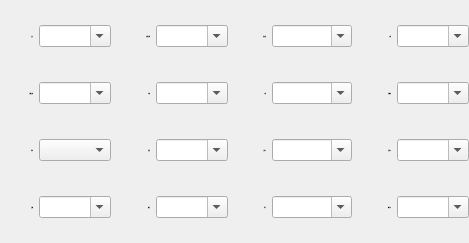
     <widget class="QWidget" name="widget_1" native="true">
      <property name="minimumSize">
       <size>
        <width>469</width>
        <height>49</height>
       </size>
      </property>
      <property name="maximumSize">
       <size>
        <width>2000</width>
        <height>600</height>
       </size>
      </property>
      <property name="font">
       <font>
        <weight>50</weight>
        <italic>false</italic>
        <bold>false</bold>
        <kerning>false</kerning>
       </font>
      </property>
      <layout class="QGridLayout" name="gridLayout_2">
       <property name="leftMargin">
        <number>0</number>
       </property>
       <property name="topMargin">
        <number>25</number>
       </property>
       <property name="rightMargin">
        <number>0</number>
       </property>
       <property name="bottomMargin">
        <number>25</number>
       </property>
       <property name="verticalSpacing">
        <number>35</number>
       </property>
       <item row="0" column="7" colspan="2">
        <widget class="QComboBox" name="GYS_comboBox">
         <property name="sizePolicy">
          <sizepolicy hsizetype="Preferred" vsizetype="Preferred">
           <horstretch>0</horstretch>
           <verstretch>0</verstretch>
          </sizepolicy>
         </property>
         <property name="minimumSize">
          <size>
           <width>80</width>
           <height>0</height>
          </size>
         </property>
         <property name="maximumSize">
          <size>
           <width>16777215</width>
           <height>60</height>
          </size>
         </property>
         <property name="styleSheet">
          <string notr="true">font-size:16px &quot;宋体&quot;;</string>
         </property>
         <property name="editable">
          <bool>true</bool>
         </property>
        </widget>
       </item>
       <item row="0" column="9">
        <widget class="QLabel" name="label_23">
         <property name="font">
          <font>
           <family>楷体</family>
           <pointsize>-1</pointsize>
           <weight>50</weight>
           <italic>false</italic>
           <bold>false</bold>
           <kerning>false</kerning>
          </font>
         </property>
         <property name="styleSheet">
          <string notr="true"> font-size:20px,&quot;楷体&quot;;</string>
         </property>
         <property name="text">
          <string>大类</string>
         </property>
         <property name="alignment">
          <set>Qt::AlignRight|Qt::AlignTrailing|Qt::AlignVCenter</set>
         </property>
        </widget>
       </item>
       <item row="3" column="7" colspan="2">
        <widget class="QComboBox" name="JJ_comboBox">
         <property name="sizePolicy">
          <sizepolicy hsizetype="Preferred" vsizetype="Preferred">
           <horstretch>0</horstretch>
           <verstretch>0</verstretch>
          </sizepolicy>
         </property>
         <property name="maximumSize">
          <size>
           <width>16777215</width>
           <height>60</height>
          </size>
         </property>
         <property name="styleSheet">
          <string notr="true">font-size:16px &quot;宋体&quot;;</string>
         </property>
         <property name="editable">
          <bool>true</bool>
         </property>
        </widget>
       </item>
       <item row="1" column="7" colspan="2">
        <widget class="QComboBox" name="XL_comboBox">
         <property name="sizePolicy">
          <sizepolicy hsizetype="Preferred" vsizetype="Preferred">
           <horstretch>0</horstretch>
           <verstretch>0</verstretch>
          </sizepolicy>
         </property>
         <property name="maximumSize">
          <size>
           <width>16777215</width>
           <height>60</height>
          </size>
         </property>
         <property name="styleSheet">
          <string notr="true">font-size:16px &quot;宋体&quot;;</string>
         </property>
         <property name="editable">
          <bool>true</bool>
         </property>
        </widget>
       </item>
       <item row="0" column="6">
        <widget class="QLabel" name="label_16">
         <property name="font">
          <font>
           <family>楷体</family>
           <pointsize>-1</pointsize>
           <weight>50</weight>
           <italic>false</italic>
           <bold>false</bold>
           <kerning>true</kerning>
          </font>
         </property>
         <property name="styleSheet">
          <string notr="true"> font-size:20px,&quot;楷体&quot;;</string>
         </property>
         <property name="text">
          <string>供应商</string>
         </property>
         <property name="alignment">
          <set>Qt::AlignRight|Qt::AlignTrailing|Qt::AlignVCenter</set>
         </property>
        </widget>
       </item>
       <item row="2" column="7" colspan="2">
        <widget class="QComboBox" name="ZTJ_comboBox">
         <property name="sizePolicy">
          <sizepolicy hsizetype="Preferred" vsizetype="Preferred">
           <horstretch>0</horstretch>
           <verstretch>0</verstretch>
          </sizepolicy>
         </property>
         <property name="maximumSize">
          <size>
           <width>16777215</width>
           <height>60</height>
          </size>
         </property>
         <property name="styleSheet">
          <string notr="true">font-size:16px &quot;宋体&quot;;</string>
         </property>
         <property name="editable">
          <bool>true</bool>
         </property>
        </widget>
       </item>
       <item row="3" column="6">
        <widget class="QLabel" name="label_19">
         <property name="font">
          <font>
           <family>楷体</family>
           <pointsize>-1</pointsize>
           <weight>50</weight>
           <italic>false</italic>
           <bold>false</bold>
           <kerning>false</kerning>
          </font>
         </property>
         <property name="styleSheet">
          <string notr="true"> font-size:20px,&quot;楷体&quot;;</string>
         </property>
         <property name="text">
          <string>季节</string>
         </property>
         <property name="alignment">
          <set>Qt::AlignRight|Qt::AlignTrailing|Qt::AlignVCenter</set>
         </property>
        </widget>
       </item>
       <item row="1" column="6">
        <widget class="QLabel" name="label_17">
         <property name="font">
          <font>
           <family>楷体</family>
           <pointsize>-1</pointsize>
           <weight>50</weight>
           <italic>false</italic>
           <bold>false</bold>
           <kerning>false</kerning>
          </font>
         </property>
         <property name="styleSheet">
          <string notr="true"> font-size:20px,&quot;楷体&quot;;</string>
         </property>
         <property name="text">
          <string>小类</string>
         </property>
         <property name="alignment">
          <set>Qt::AlignRight|Qt::AlignTrailing|Qt::AlignVCenter</set>
         </property>
        </widget>
       </item>
       <item row="1" column="3">
        <widget class="QLabel" name="label_10">
         <property name="font">
          <font>
           <family>楷体</family>
           <pointsize>-1</pointsize>
           <weight>50</weight>
           <italic>false</italic>
           <bold>false</bold>
           <kerning>false</kerning>
          </font>
         </property>
         <property name="styleSheet">
          <string notr="true"> font-size:20px,&quot;楷体&quot;;</string>
         </property>
         <property name="text">
          <string>中类</string>
         </property>
         <property name="alignment">
          <set>Qt::AlignRight|Qt::AlignTrailing|Qt::AlignVCenter</set>
         </property>
        </widget>
       </item>
       <item row="2" column="4" colspan="2">
        <widget class="QComboBox" name="XB_comboBox">
         <property name="sizePolicy">
          <sizepolicy hsizetype="Preferred" vsizetype="Preferred">
           <horstretch>0</horstretch>
           <verstretch>0</verstretch>
          </sizepolicy>
         </property>
         <property name="maximumSize">
          <size>
           <width>16777215</width>
           <height>60</height>
          </size>
         </property>
         <property name="styleSheet">
          <string notr="true">font-size:16px &quot;宋体&quot;;</string>
         </property>
         <property name="editable">
          <bool>true</bool>
         </property>
        </widget>
       </item>
       <item row="2" column="3">
        <widget class="QLabel" name="label_11">
         <property name="font">
          <font>
           <family>楷体</family>
           <pointsize>-1</pointsize>
           <weight>50</weight>
           <italic>false</italic>
           <bold>false</bold>
           <kerning>false</kerning>
          </font>
         </property>
         <property name="styleSheet">
          <string notr="true"> font-size:20px,&quot;楷体&quot;;</string>
         </property>
         <property name="text">
          <string>性别</string>
         </property>
         <property name="alignment">
          <set>Qt::AlignRight|Qt::AlignTrailing|Qt::AlignVCenter</set>
         </property>
        </widget>
       </item>
       <item row="1" column="9">
        <widget class="QLabel" name="label_24">
         <property name="font">
          <font>
           <family>楷体</family>
           <pointsize>-1</pointsize>
           <weight>50</weight>
           <italic>false</italic>
           <bold>false</bold>
           <kerning>false</kerning>
          </font>
         </property>
         <property name="styleSheet">
          <string notr="true"> font-size:20px,&quot;楷体&quot;;</string>
         </property>
         <property name="text">
          <string>采购员</string>
         </property>
         <property name="alignment">
          <set>Qt::AlignRight|Qt::AlignTrailing|Qt::AlignVCenter</set>
         </property>
        </widget>
       </item>
       <item row="2" column="10" colspan="2">
        <widget class="QComboBox" name="JHJ_comboBox">
         <property name="sizePolicy">
          <sizepolicy hsizetype="Preferred" vsizetype="Preferred">
           <horstretch>0</horstretch>
           <verstretch>0</verstretch>
          </sizepolicy>
         </property>
         <property name="maximumSize">
          <size>
           <width>16777215</width>
           <height>60</height>
          </size>
         </property>
         <property name="styleSheet">
          <string notr="true">font-size:16px &quot;宋体&quot;;</string>
         </property>
         <property name="editable">
          <bool>true</bool>
         </property>
        </widget>
       </item>
       <item row="2" column="9">
        <widget class="QLabel" name="label_25">
         <property name="font">
          <font>
           <family>楷体</family>
           <pointsize>-1</pointsize>
           <weight>50</weight>
           <italic>false</italic>
           <bold>false</bold>
           <kerning>false</kerning>
          </font>
         </property>
         <property name="styleSheet">
          <string notr="true"> font-size:20px,&quot;楷体&quot;;</string>
         </property>
         <property name="text">
          <string>进货价</string>
         </property>
         <property name="alignment">
          <set>Qt::AlignRight|Qt::AlignTrailing|Qt::AlignVCenter</set>
         </property>
        </widget>
       </item>
       <item row="0" column="4" colspan="2">
        <widget class="QComboBox" name="SL_comboBox">
         <property name="sizePolicy">
          <sizepolicy hsizetype="Preferred" vsizetype="Preferred">
           <horstretch>0</horstretch>
           <verstretch>0</verstretch>
          </sizepolicy>
         </property>
         <property name="maximumSize">
          <size>
           <width>16777215</width>
           <height>60</height>
          </size>
         </property>
         <property name="styleSheet">
          <string notr="true">font-size:16px &quot;宋体&quot;;</string>
         </property>
         <property name="editable">
          <bool>true</bool>
         </property>
        </widget>
       </item>
       <item row="3" column="4" colspan="2">
        <widget class="QComboBox" name="YS_comboBox">
         <property name="sizePolicy">
          <sizepolicy hsizetype="Preferred" vsizetype="Preferred">
           <horstretch>0</horstretch>
           <verstretch>0</verstretch>
          </sizepolicy>
         </property>
         <property name="maximumSize">
          <size>
           <width>16777215</width>
           <height>60</height>
          </size>
         </property>
         <property name="styleSheet">
          <string notr="true">font-size:16px &quot;宋体&quot;;</string>
         </property>
         <property name="editable">
          <bool>true</bool>
         </property>
        </widget>
       </item>
       <item row="0" column="10" colspan="2">
        <widget class="QComboBox" name="DL_comboBox">
         <property name="sizePolicy">
          <sizepolicy hsizetype="Preferred" vsizetype="Preferred">
           <horstretch>0</horstretch>
           <verstretch>0</verstretch>
          </sizepolicy>
         </property>
         <property name="maximumSize">
          <size>
           <width>16777215</width>
           <height>60</height>
          </size>
         </property>
         <property name="font">
          <font>
           <family>宋体</family>
           <pointsize>-1</pointsize>
           <weight>50</weight>
           <italic>false</italic>
           <bold>false</bold>
           <kerning>false</kerning>
          </font>
         </property>
         <property name="styleSheet">
          <string notr="true">font-size:16px &quot;宋体&quot;;</string>
         </property>
         <property name="editable">
          <bool>true</bool>
         </property>
        </widget>
       </item>
       <item row="2" column="0">
        <widget class="QLabel" name="label_3">
         <property name="font">
          <font>
           <family>楷体</family>
           <pointsize>-1</pointsize>
           <weight>50</weight>
           <italic>false</italic>
           <bold>false</bold>
           <kerning>false</kerning>
          </font>
         </property>
         <property name="styleSheet">
          <string notr="true"> font-size:20px,&quot;楷体&quot;;</string>
         </property>
         <property name="text">
          <string>货号</string>
         </property>
         <property name="alignment">
          <set>Qt::AlignRight|Qt::AlignTrailing|Qt::AlignVCenter</set>
         </property>
        </widget>
       </item>
       <item row="3" column="1" colspan="2">
        <widget class="QComboBox" name="PP_comboBox">
         <property name="sizePolicy">
          <sizepolicy hsizetype="Preferred" vsizetype="Preferred">
           <horstretch>0</horstretch>
           <verstretch>0</verstretch>
          </sizepolicy>
         </property>
         <property name="maximumSize">
          <size>
           <width>16777215</width>
           <height>60</height>
          </size>
         </property>
         <property name="styleSheet">
          <string notr="true">font-size:16px &quot;宋体&quot;;</string>
         </property>
         <property name="editable">
          <bool>true</bool>
         </property>
        </widget>
       </item>
       <item row="3" column="3">
        <widget class="QLabel" name="label_12">
         <property name="font">
          <font>
           <family>楷体</family>
           <pointsize>-1</pointsize>
           <weight>50</weight>
           <italic>false</italic>
           <bold>false</bold>
           <kerning>false</kerning>
          </font>
         </property>
         <property name="styleSheet">
          <string notr="true"> font-size:20px,&quot;楷体&quot;;</string>
         </property>
         <property name="text">
          <string>颜色</string>
         </property>
         <property name="alignment">
          <set>Qt::AlignRight|Qt::AlignTrailing|Qt::AlignVCenter</set>
         </property>
        </widget>
       </item>
       <item row="0" column="0">
        <widget class="QLabel" name="PM_label">
         <property name="font">
          <font>
           <family>楷体</family>
           <pointsize>-1</pointsize>
           <weight>50</weight>
           <italic>false</italic>
           <bold>false</bold>
           <kerning>true</kerning>
          </font>
         </property>
         <property name="styleSheet">
          <string notr="true"> font-size:20px,&quot;楷体&quot;;</string>
         </property>
         <property name="text">
          <string>品名</string>
         </property>
         <property name="alignment">
          <set>Qt::AlignRight|Qt::AlignTrailing|Qt::AlignVCenter</set>
         </property>
        </widget>
       </item>
       <item row="3" column="10" colspan="2">
        <widget class="QComboBox" name="LSJ_comboBox">
         <property name="sizePolicy">
          <sizepolicy hsizetype="Preferred" vsizetype="Preferred">
           <horstretch>0</horstretch>
           <verstretch>0</verstretch>
          </sizepolicy>
         </property>
         <property name="maximumSize">
          <size>
           <width>16777215</width>
           <height>60</height>
          </size>
         </property>
         <property name="styleSheet">
          <string notr="true">font-size:16px &quot;宋体&quot;;</string>
         </property>
         <property name="editable">
          <bool>true</bool>
         </property>
        </widget>
       </item>
       <item row="2" column="6">
        <widget class="QLabel" name="label_18">
         <property name="font">
          <font>
           <family>楷体</family>
           <pointsize>-1</pointsize>
           <weight>50</weight>
           <italic>false</italic>
           <bold>false</bold>
           <kerning>false</kerning>
          </font>
         </property>
         <property name="styleSheet">
          <string notr="true"> font-size:20px,&quot;楷体&quot;;</string>
         </property>
         <property name="text">
          <string>正特价</string>
         </property>
         <property name="alignment">
          <set>Qt::AlignRight|Qt::AlignTrailing|Qt::AlignVCenter</set>
         </property>
        </widget>
       </item>
       <item row="1" column="1" colspan="2">
        <widget class="QComboBox" name="ZYPL_comboBox">
         <property name="sizePolicy">
          <sizepolicy hsizetype="Preferred" vsizetype="Preferred">
           <horstretch>0</horstretch>
           <verstretch>0</verstretch>
          </sizepolicy>
         </property>
         <property name="maximumSize">
          <size>
           <width>16777215</width>
           <height>60</height>
          </size>
         </property>
         <property name="styleSheet">
          <string notr="true">font-size:16px &quot;宋体&quot;;</string>
         </property>
         <property name="editable">
          <bool>true</bool>
         </property>
        </widget>
       </item>
       <item row="1" column="4" colspan="2">
        <widget class="QComboBox" name="ZL_comboBox">
         <property name="sizePolicy">
          <sizepolicy hsizetype="Preferred" vsizetype="Preferred">
           <horstretch>0</horstretch>
           <verstretch>0</verstretch>
          </sizepolicy>
         </property>
         <property name="maximumSize">
          <size>
           <width>16777215</width>
           <height>60</height>
          </size>
         </property>
         <property name="styleSheet">
          <string notr="true">font-size:16px &quot;宋体&quot;;</string>
         </property>
         <property name="editable">
          <bool>true</bool>
         </property>
        </widget>
       </item>
       <item row="1" column="10" colspan="2">
        <widget class="QComboBox" name="CGY_comboBox">
         <property name="sizePolicy">
          <sizepolicy hsizetype="Preferred" vsizetype="Preferred">
           <horstretch>0</horstretch>
           <verstretch>0</verstretch>
          </sizepolicy>
         </property>
         <property name="maximumSize">
          <size>
           <width>16777215</width>
           <height>60</height>
          </size>
         </property>
         <property name="styleSheet">
          <string notr="true">font-size:16px &quot;宋体&quot;;</string>
         </property>
         <property name="editable">
          <bool>true</bool>
         </property>
        </widget>
       </item>
       <item row="2" column="1" colspan="2">
        <widget class="QComboBox" name="HH_comboBox">
         <property name="sizePolicy">
          <sizepolicy hsizetype="Preferred" vsizetype="Preferred">
           <horstretch>0</horstretch>
           <verstretch>0</verstretch>
          </sizepolicy>
         </property>
         <property name="maximumSize">
          <size>
           <width>16777215</width>
           <height>60</height>
          </size>
         </property>
         <property name="styleSheet">
          <string notr="true">font-size:16px &quot;宋体&quot;;</string>
         </property>
         <property name="editable">
          <bool>false</bool>
         </property>
        </widget>
       </item>
       <item row="1" column="0">
        <widget class="QLabel" name="label_4">
         <property name="font">
          <font>
           <family>楷体</family>
           <pointsize>-1</pointsize>
           <weight>50</weight>
           <italic>false</italic>
           <bold>false</bold>
           <kerning>false</kerning>
          </font>
         </property>
         <property name="styleSheet">
          <string notr="true">  font-size:20px,&quot;楷体&quot;;</string>
         </property>
         <property name="text">
          <string>主营品类</string>
         </property>
         <property name="alignment">
          <set>Qt::AlignRight|Qt::AlignTrailing|Qt::AlignVCenter</set>
         </property>
        </widget>
       </item>
       <item row="0" column="3">
        <widget class="QLabel" name="label_8">
         <property name="font">
          <font>
           <family>楷体</family>
           <pointsize>-1</pointsize>
           <weight>50</weight>
           <italic>false</italic>
           <bold>false</bold>
           <kerning>false</kerning>
          </font>
         </property>
         <property name="styleSheet">
          <string notr="true"> font-size:20px,&quot;楷体&quot;;</string>
         </property>
         <property name="text">
          <string>四类名称</string>
         </property>
         <property name="alignment">
          <set>Qt::AlignRight|Qt::AlignTrailing|Qt::AlignVCenter</set>
         </property>
        </widget>
       </item>
       <item row="0" column="1" colspan="2">
        <widget class="QComboBox" name="PM_comboBox">
         <property name="sizePolicy">
          <sizepolicy hsizetype="Preferred" vsizetype="Preferred">
           <horstretch>0</horstretch>
           <verstretch>0</verstretch>
          </sizepolicy>
         </property>
         <property name="maximumSize">
          <size>
           <width>16777215</width>
           <height>60</height>
          </size>
         </property>
         <property name="font">
          <font>
           <family>宋体</family>
           <pointsize>-1</pointsize>
           <weight>50</weight>
           <italic>false</italic>
           <bold>false</bold>
           <kerning>false</kerning>
          </font>
         </property>
         <property name="styleSheet">
          <string notr="true">font-size:16px &quot;宋体&quot;;</string>
         </property>
         <property name="editable">
          <bool>true</bool>
         </property>
        </widget>
       </item>
       <item row="3" column="0">
        <widget class="QLabel" name="label_2">
         <property name="font">
          <font>
           <family>楷体</family>
           <pointsize>-1</pointsize>
           <weight>50</weight>
           <italic>false</italic>
           <bold>false</bold>
           <kerning>true</kerning>
          </font>
         </property>
         <property name="styleSheet">
          <string notr="true"> font-size:20px,&quot;楷体&quot;;</string>
         </property>
         <property name="text">
          <string>品牌</string>
         </property>
         <property name="alignment">
          <set>Qt::AlignRight|Qt::AlignTrailing|Qt::AlignVCenter</set>
         </property>
        </widget>
       </item>
       <item row="3" column="9">
        <widget class="QLabel" name="label_26">
         <property name="font">
          <font>
           <family>楷体</family>
           <pointsize>-1</pointsize>
           <weight>50</weight>
           <italic>false</italic>
           <bold>false</bold>
           <kerning>false</kerning>
          </font>
         </property>
         <property name="styleSheet">
          <string notr="true"> font-size:20px,&quot;楷体&quot;;</string>
         </property>
         <property name="text">
          <string>零售价</string>
         </property>
         <property name="alignment">
          <set>Qt::AlignRight|Qt::AlignTrailing|Qt::AlignVCenter</set>
         </property>
        </widget>
       </item>
      </layout>
     </widget>
